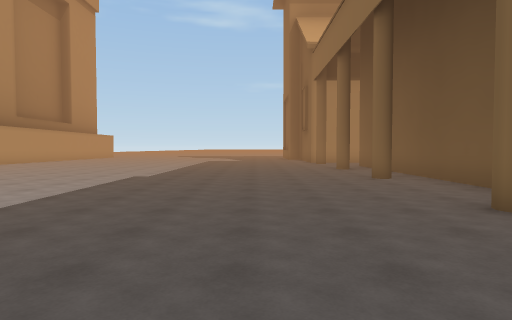
View 1 (above)

24 first-person views from a walk through a scene from a Unity 3-D project. The camera is 1.5 m above the floor, tilts 2° down and sees 75° across. The floor is counted in squares, 2 m on a side. Each view is taken from the middle of a square. On the plan, view 1 faces up. The plan holds only what a view shows up to about 11 squares ahead; the rest is blank. The place goes on beyond the plan. The player is left out.

View 2
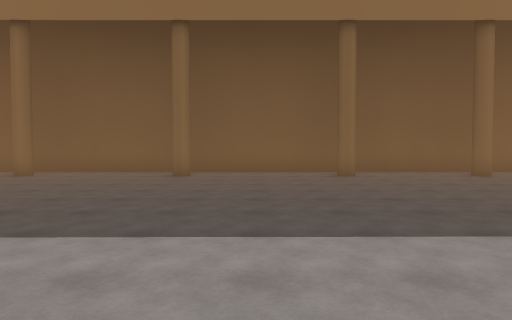

View 3
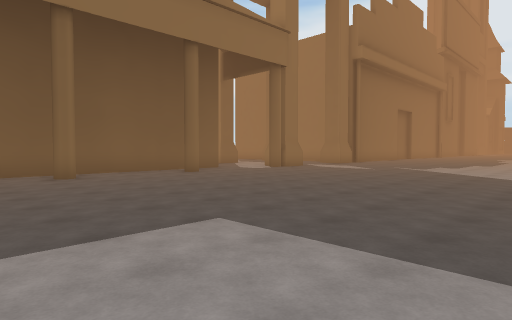

View 4
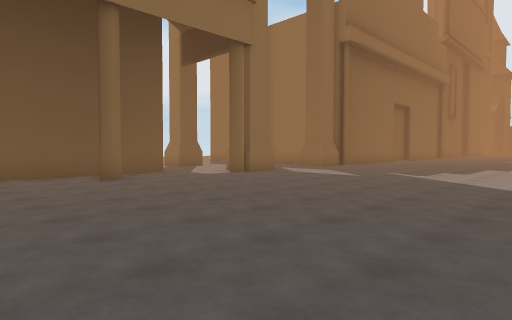

View 5
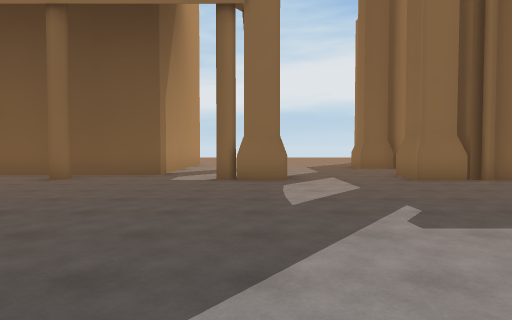

View 6
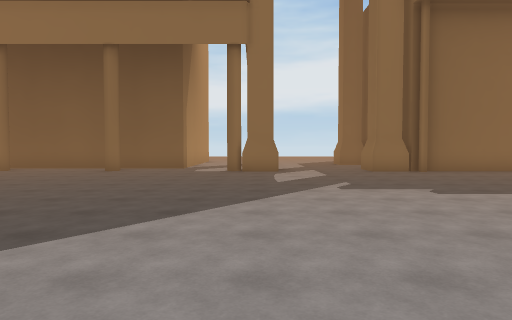

View 7
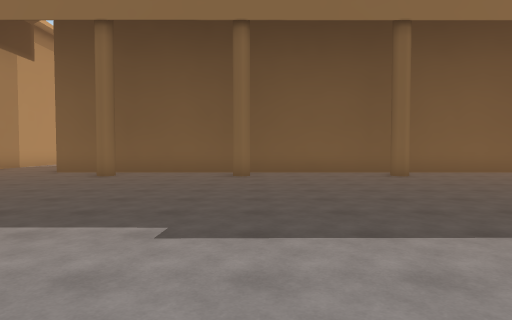

View 8
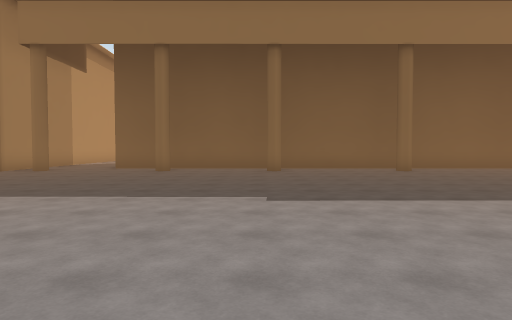

View 9
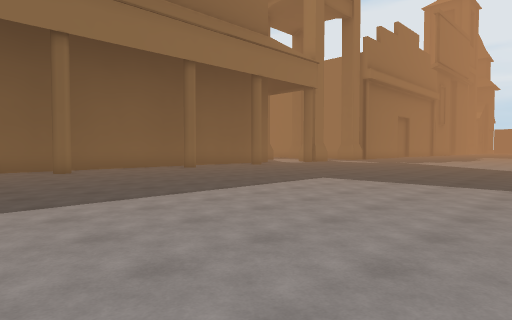

View 10
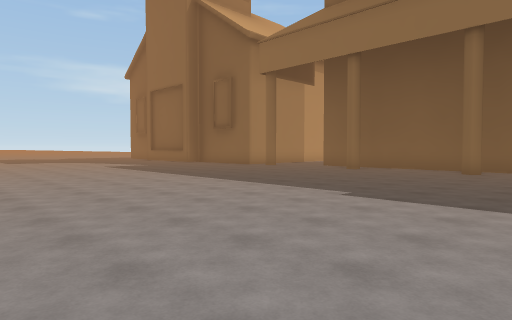

View 11
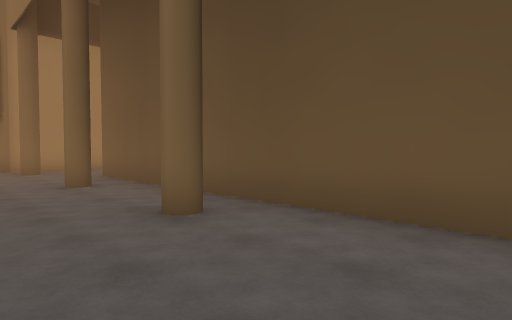

View 12
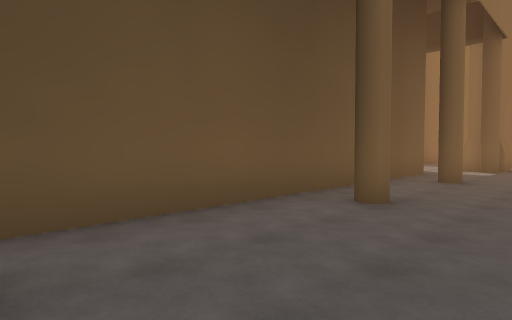

View 13
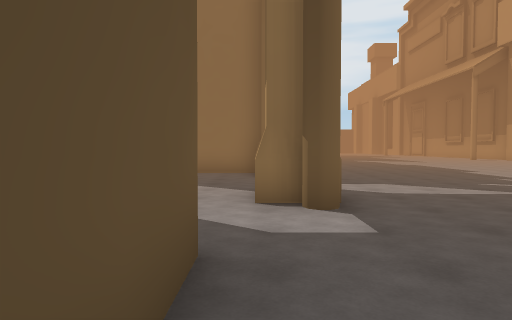

View 14
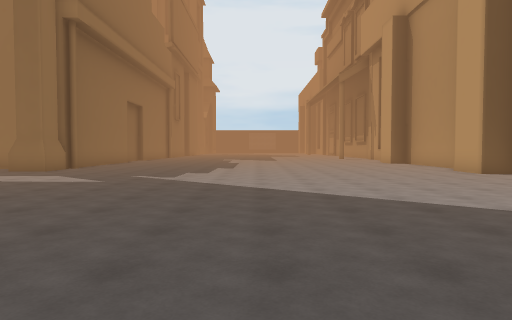

View 15
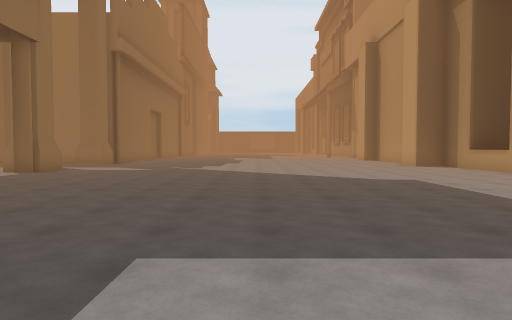

View 16
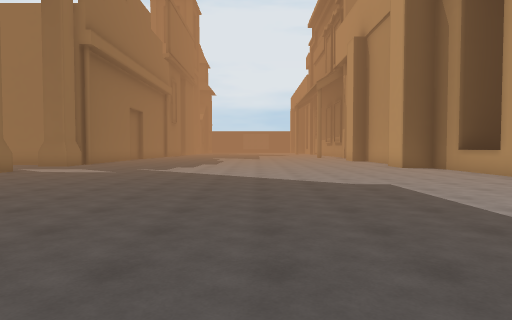

View 17
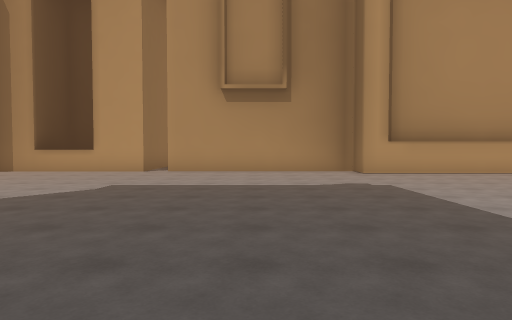

View 18
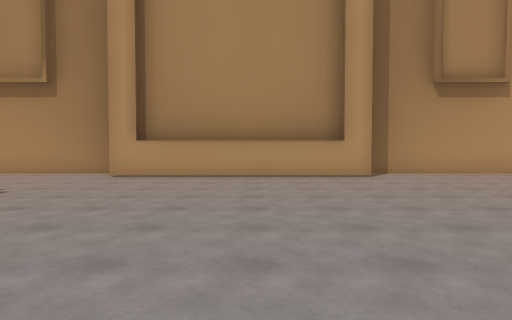

View 19
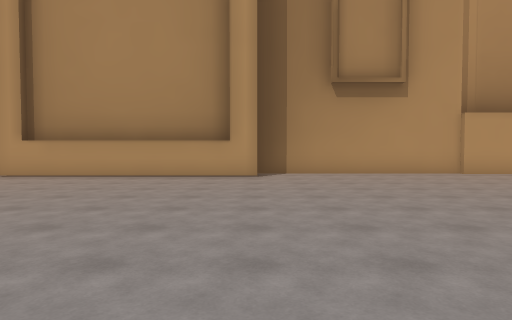

View 20
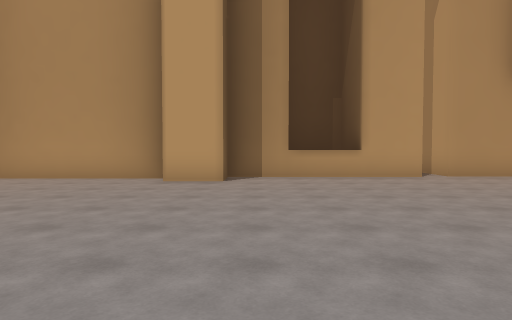

View 21
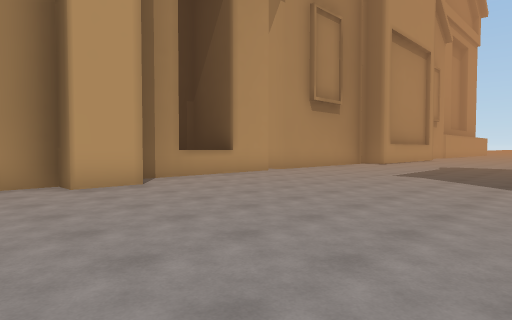

View 22
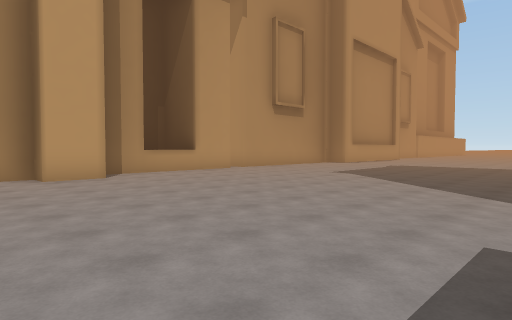

View 23
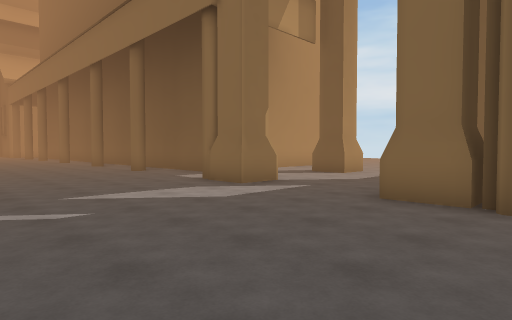

View 24
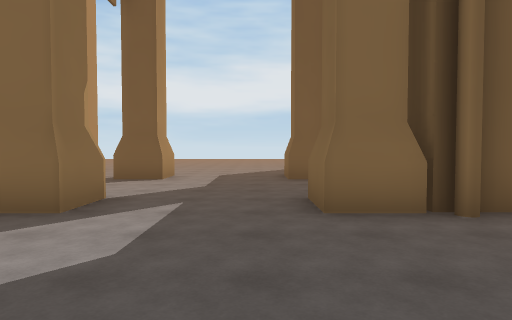

### Floor plan
Key: @ floor where view 1 was taken; # wall or solid block; . floor; ^ raised ledge.
Columns run from 14 left of view 1 to 6 right of it. Each row starts with its distance up from view 1.
 14   #.   ............#
 13   #..  ............#
 12   #..............#.#
 11   #................#
 10   #................#
  9   #................#
  8   #..............#.#
  7   ##...............#
  6    #...............#
  5    #...............#
  4    #.............#.#
  3    #...............#
  2    #...............#
  1    #...............#
  0   ##..........@..#.#
 -1   #................#
 -2   #................#
 -3   #................#
 -4   #..............#.#
 -5   #................#
 -6  ##................##
 -7  ##..................
 -8 ###..................
 -9 # ^..............##..
-10 # #..................
-11   #..................
-12   ##.................
-13   ##.............##..
-14   #..............####
-15   #..............#

Where each view was taken, in squares from view 1:
view 1: 0 up, 0 right, facing up
view 2: 2 up, 6 left, facing right
view 3: 2 up, 6 left, facing down-right
view 4: 1 down, 5 left, facing down-right
view 5: 9 down, 5 left, facing right
view 6: 9 down, 8 left, facing right
view 7: 8 up, 6 left, facing right
view 8: 9 up, 8 left, facing right
view 9: 7 up, 8 left, facing down-right
view 10: 6 up, 8 left, facing up-right
view 11: 5 up, 1 right, facing up-right
view 12: 4 up, 1 right, facing down-right
view 13: 4 down, 4 right, facing down
view 14: 2 down, 4 left, facing down
view 15: 2 up, 4 left, facing down
view 16: 1 up, 5 left, facing down
view 17: 3 down, 1 left, facing left
view 18: 4 up, 2 left, facing left
view 19: 7 up, 2 left, facing left
view 20: 11 down, 3 left, facing left
view 21: 15 down, 4 left, facing up-left
view 22: 15 down, 2 left, facing up-left
view 23: 15 down, 2 left, facing up-right
view 24: 12 down, 1 left, facing right
